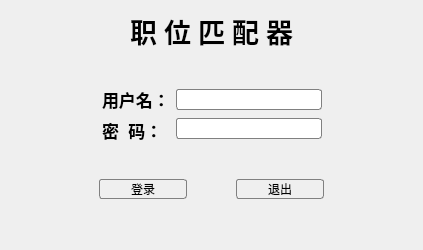
<?xml version="1.0" encoding="UTF-8"?>
<ui version="4.0">
 <class>Form_login</class>
 <widget class="QWidget" name="Form_login">
  <property name="geometry">
   <rect>
    <x>0</x>
    <y>0</y>
    <width>423</width>
    <height>250</height>
   </rect>
  </property>
  <property name="windowTitle">
   <string>Login</string>
  </property>
  <layout class="QVBoxLayout" name="verticalLayout_3">
   <item>
    <widget class="QLabel" name="label_login_title">
     <property name="sizePolicy">
      <sizepolicy hsizetype="Preferred" vsizetype="Preferred">
       <horstretch>0</horstretch>
       <verstretch>0</verstretch>
      </sizepolicy>
     </property>
     <property name="font">
      <font>
       <family>微软雅黑</family>
       <pointsize>20</pointsize>
       <weight>75</weight>
       <bold>true</bold>
       <kerning>true</kerning>
      </font>
     </property>
     <property name="layoutDirection">
      <enum>Qt::LeftToRight</enum>
     </property>
     <property name="text">
      <string>职 位 匹 配 器</string>
     </property>
     <property name="alignment">
      <set>Qt::AlignCenter</set>
     </property>
    </widget>
   </item>
   <item>
    <spacer name="verticalSpacer">
     <property name="orientation">
      <enum>Qt::Vertical</enum>
     </property>
     <property name="sizeHint" stdset="0">
      <size>
       <width>20</width>
       <height>21</height>
      </size>
     </property>
    </spacer>
   </item>
   <item>
    <widget class="QWidget" name="widget" native="true">
     <layout class="QHBoxLayout" name="horizontalLayout">
      <item>
       <spacer name="horizontalSpacer">
        <property name="orientation">
         <enum>Qt::Horizontal</enum>
        </property>
        <property name="sizeHint" stdset="0">
         <size>
          <width>70</width>
          <height>20</height>
         </size>
        </property>
       </spacer>
      </item>
      <item>
       <layout class="QVBoxLayout" name="verticalLayout" stretch="0,0">
        <item>
         <widget class="QLabel" name="label_login_user">
          <property name="font">
           <font>
            <pointsize>13</pointsize>
            <weight>75</weight>
            <bold>true</bold>
           </font>
          </property>
          <property name="text">
           <string>用户名：</string>
          </property>
         </widget>
        </item>
        <item>
         <widget class="QLabel" name="label_login_password">
          <property name="font">
           <font>
            <pointsize>13</pointsize>
            <weight>75</weight>
            <bold>true</bold>
           </font>
          </property>
          <property name="text">
           <string>密  码：</string>
          </property>
         </widget>
        </item>
       </layout>
      </item>
      <item>
       <layout class="QVBoxLayout" name="verticalLayout_2" stretch="0,0">
        <item>
         <widget class="QLineEdit" name="lineEdit_login_user">
          <property name="font">
           <font>
            <pointsize>10</pointsize>
           </font>
          </property>
          <property name="styleSheet">
           <string notr="true">border: 1px solid gray;   /* 边框 */
border-radius: 3px;   /* 圆角 */
padding: 1px 18px 1px 3px;
</string>
          </property>
          <property name="text">
           <string/>
          </property>
         </widget>
        </item>
        <item>
         <widget class="QLineEdit" name="lineEdit_login_user_2">
          <property name="font">
           <font>
            <pointsize>10</pointsize>
           </font>
          </property>
          <property name="styleSheet">
           <string notr="true">border: 1px solid gray;   /* 边框 */
border-radius: 3px;   /* 圆角 */
padding: 1px 18px 1px 3px;
</string>
          </property>
          <property name="text">
           <string/>
          </property>
         </widget>
        </item>
       </layout>
      </item>
      <item>
       <spacer name="horizontalSpacer_2">
        <property name="orientation">
         <enum>Qt::Horizontal</enum>
        </property>
        <property name="sizeHint" stdset="0">
         <size>
          <width>69</width>
          <height>20</height>
         </size>
        </property>
       </spacer>
      </item>
     </layout>
    </widget>
   </item>
   <item>
    <spacer name="verticalSpacer_2">
     <property name="orientation">
      <enum>Qt::Vertical</enum>
     </property>
     <property name="sizeHint" stdset="0">
      <size>
       <width>20</width>
       <height>21</height>
      </size>
     </property>
    </spacer>
   </item>
   <item>
    <layout class="QHBoxLayout" name="horizontalLayout_3" stretch="2,2,1,2,2">
     <item>
      <spacer name="horizontalSpacer_5">
       <property name="orientation">
        <enum>Qt::Horizontal</enum>
       </property>
       <property name="sizeHint" stdset="0">
        <size>
         <width>40</width>
         <height>20</height>
        </size>
       </property>
      </spacer>
     </item>
     <item>
      <widget class="QPushButton" name="pushButton_login">
       <property name="styleSheet">
        <string notr="true">QPushButton{
border: 1px solid gray;   /* 边框 */
border-radius: 3px;   /* 圆角 */
}
QPushButton:hover{background-color:pink;}
QPushButton:pressed{background-color:#F0F0F0;}</string>
       </property>
       <property name="text">
        <string>登录</string>
       </property>
      </widget>
     </item>
     <item>
      <spacer name="horizontalSpacer_7">
       <property name="orientation">
        <enum>Qt::Horizontal</enum>
       </property>
       <property name="sizeHint" stdset="0">
        <size>
         <width>40</width>
         <height>20</height>
        </size>
       </property>
      </spacer>
     </item>
     <item>
      <widget class="QPushButton" name="pushButton_exit">
       <property name="styleSheet">
        <string notr="true">QPushButton{
border: 1px solid gray;   /* 边框 */
border-radius: 3px;   /* 圆角 */
}
QPushButton:hover{background-color:pink;}
QPushButton:pressed{background-color:#F0F0F0;}</string>
       </property>
       <property name="text">
        <string>退出</string>
       </property>
      </widget>
     </item>
     <item>
      <spacer name="horizontalSpacer_6">
       <property name="orientation">
        <enum>Qt::Horizontal</enum>
       </property>
       <property name="sizeHint" stdset="0">
        <size>
         <width>40</width>
         <height>20</height>
        </size>
       </property>
      </spacer>
     </item>
    </layout>
   </item>
   <item>
    <spacer name="verticalSpacer_5">
     <property name="orientation">
      <enum>Qt::Vertical</enum>
     </property>
     <property name="sizeHint" stdset="0">
      <size>
       <width>20</width>
       <height>40</height>
      </size>
     </property>
    </spacer>
   </item>
  </layout>
 </widget>
 <resources/>
 <connections>
  <connection>
   <sender>pushButton_exit</sender>
   <signal>clicked()</signal>
   <receiver>Form_login</receiver>
   <slot>close()</slot>
   <hints>
    <hint type="sourcelabel">
     <x>292</x>
     <y>190</y>
    </hint>
    <hint type="destinationlabel">
     <x>408</x>
     <y>-10</y>
    </hint>
   </hints>
  </connection>
 </connections>
</ui>
